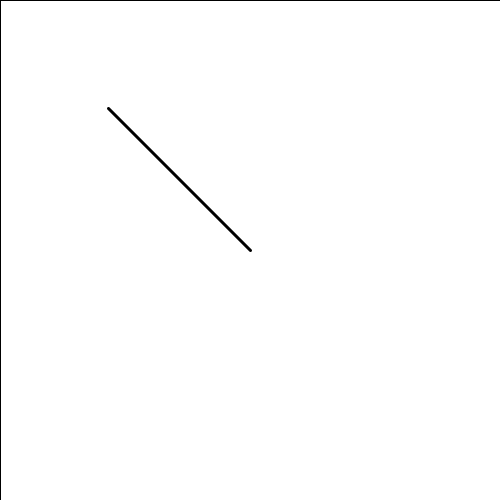
Frame 1 (no input)
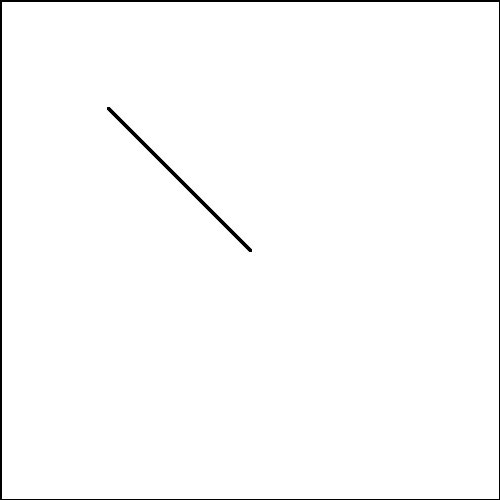
Frame 60 (the mouse pressed at the canvas centre just before this capture)
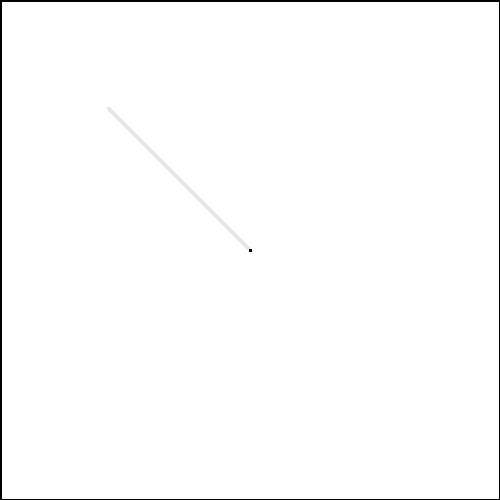
Frame 120 (the mouse held since frame 60 and released just before this capture)

The Processing sketch that drew these frames (run headless with seeded random() and noise(); from frame 60 on, the mouse is pressed at the canvas centre):

// Processing sketch: Example_1_3
// ── Example_1_3.pde
void setup(){
  size(500,500);
  //fullScreen();
  background(255);
}

void draw(){
  fill(255,10);
  rect(0,0,width,height);
  noStroke();
  fill(0);
  translate(width/2,height/2);
  
  PVector mouse = new PVector(mouseX,mouseY);
  PVector center = new PVector(width/2,height/2);
  mouse.sub(center);
  mouse.setMag(200);
  stroke(0);
  strokeWeight(3);
  line(0,0,mouse.x,mouse.y);
}
